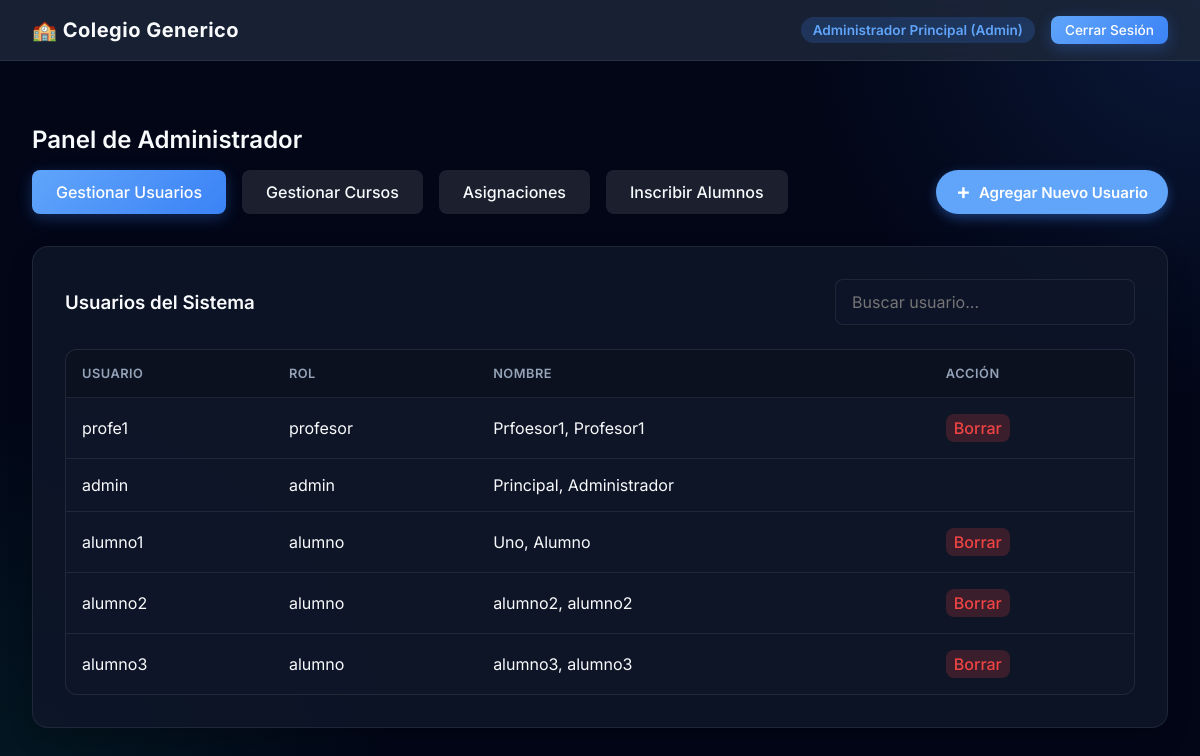
/index.php?action=dashboard (signed in), run on an earlier commit of the app's database.
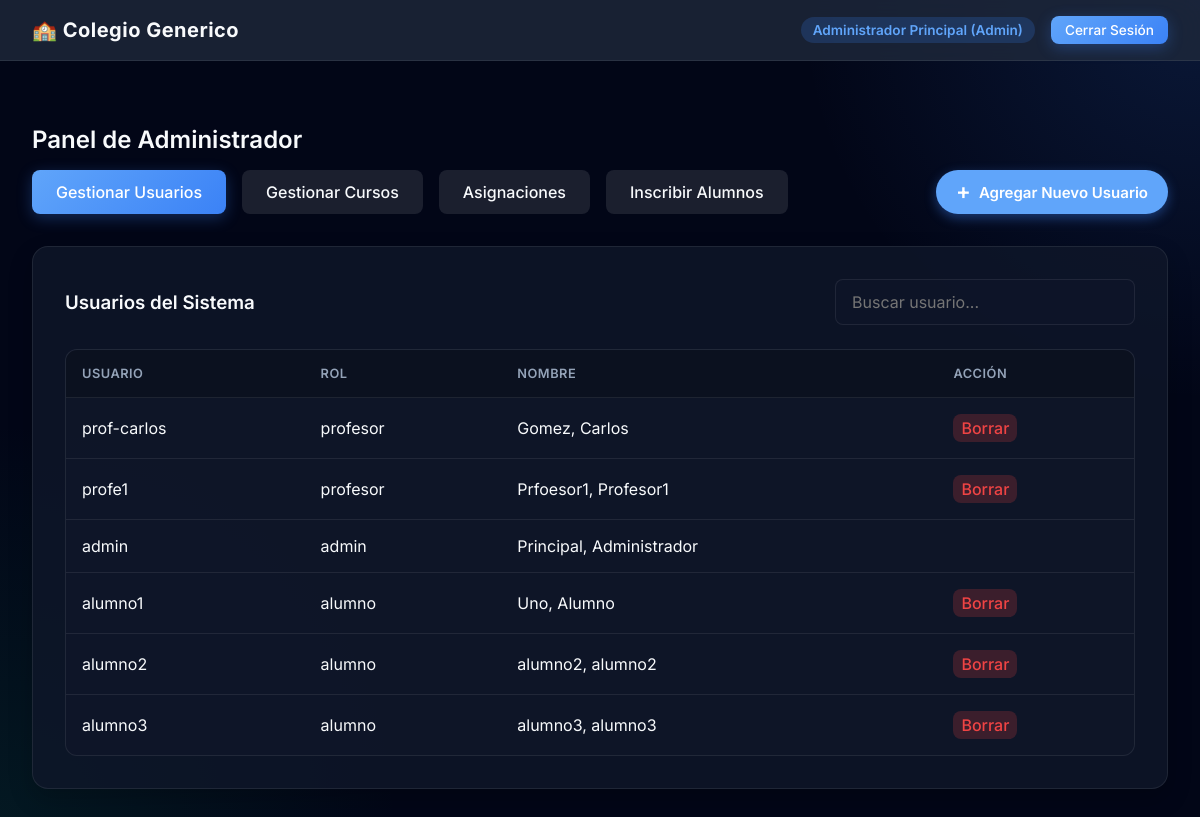
And on a later commit of the database.
### tables this page shows
CREATE TABLE users (
    id INTEGER PRIMARY KEY AUTOINCREMENT,
    username TEXT NOT NULL UNIQUE,
    password_hash TEXT NOT NULL,
    role TEXT NOT NULL CHECK(role IN ('admin', 'profesor', 'alumno')),
    nombre TEXT NOT NULL,
    apellido TEXT NOT NULL
);

### controllers/AdminController.php (called while the page is built, shortened)
<?php
require_once 'models/User.php';
class AdminController {
    public function dashboard() {
        $database = new Database();
        $db = $database->getConnection();
        $userModel = new User($db);
        $tab = $_GET['tab'] ?? 'users';
        $usersStmt = $userModel->getAllUsers();
        $users = $usersStmt->fetchAll(PDO::FETCH_ASSOC);
        require_once 'views/admin/dashboard.php';
    }
}
?>

### models/User.php (called while the page is built, shortened)
<?php
class User {
    private $conn;
    private $table_name = "users";
    public function __construct($db) {
        $this->conn = $db;
    }
    public function getAllUsers() {
        $query = "SELECT id, username, role, nombre, apellido FROM " . $this->table_name . " ORDER BY apellido ASC, nombre ASC";
        $stmt = $this->conn->prepare($query);
        $stmt->execute();
        return $stmt;
    }
}
?>

### views/admin/dashboard.php (the view, shortened to what this page needs)
<?php require_once 'views/layouts/header.php'; ?>
<div class="fade-in" style="margin-top: 2rem;">
    <h2>Panel de Administrador</h2>
    <div style="margin-bottom: 2rem; display: flex; gap: 1rem; align-items: center; width: 100%;">
        <a href="index.php?action=dashboard&tab=users" class="btn <?= $tab==='users'?'btn-primary':'' ?>" style="background: <?= $tab==='users'?'':'rgba(255,255,255,0.1)' ?>">Gestionar Usuarios</a>
        <a href="index.php?action=dashboard&tab=courses" class="btn <?= $tab==='courses'?'btn-primary':'' ?>" style="background: <?= $tab==='courses'?'':'rgba(255,255,255,0.1)' ?>">Gestionar Cursos</a>
        <a href="index.php?action=dashboard&tab=assignments" class="btn <?= $tab==='assignments'?'btn-primary':'' ?>" style="background: <?= $tab==='assignments'?'':'rgba(255,255,255,0.1)' ?>">Asignaciones</a>
        <a href="index.php?action=dashboard&tab=enrollments" class="btn <?= $tab==='enrollments'?'btn-primary':'' ?>" style="background: <?= $tab==='enrollments'?'':'rgba(255,255,255,0.1)' ?>">Inscribir Alumnos</a>
        <?php if($tab === 'users'): ?>
        <button id="fabBtn" onclick="openUserModal()" title="Agregar nuevo usuario" style="margin-left: auto; height: 44px; border-radius: 22px; padding: 0 20px; background: var(--accent-primary); color: white; font-size: 15px; font-weight: 600; border: none; cursor: pointer; box-shadow: 0 4px 12px rgba(59,130,246,0.4); display: flex; align-items: center; gap: 8px; justify-content: center; transition: transform 0.2s, background 0.2s; z-index: 10;">
            <span style="font-size: 22px; margin-top: -2px;">+</span>
            <span>Agregar Nuevo Usuario</span>
        </button>
        <?php endif; ?>
    </div>
    <?php if($tab === 'users'): ?>
    <div class="card">
        <div style="display: flex; justify-content: space-between; align-items: center; margin-bottom: 1rem; flex-wrap: wrap; gap: 10px;">
            <h3 style="margin: 0;">Usuarios del Sistema</h3>
            <input type="text" id="userFilter" onkeyup="filterUsers()" class="form-control" placeholder="Buscar usuario..." style="max-width: 300px;">
        </div>
        <div class="table-wrapper">
            <table id="userTable">
                <thead>
                    <tr><th>Usuario</th><th>Rol</th><th>Nombre</th><th>Acción</th></tr>
                </thead>
                <tbody>
                    <?php foreach($users as $u): ?>
                    <tr>
                        <td><?= htmlspecialchars($u['username']) ?></td>
                        <td><?= htmlspecialchars($u['role']) ?></td>
                        <td><?= htmlspecialchars($u['apellido'].', '.$u['nombre']) ?></td>
                        <td>
                            <?php if($u['id'] !== $_SESSION['user_id']): ?>
                            <button type="button" class="btn" style="background:rgba(239, 68, 68, 0.2); color:var(--danger); padding:4px 8px;" onclick="confirmUserDelete(<?= $u['id'] ?>)">Borrar</button>
                            <?php endif; ?>
                        </td>
                    </tr>
                    <?php endforeach; ?>
                </tbody>
            </table>
        </div>
    </div>
    <?php endif; ?>
</div>
<?php require_once 'views/layouts/footer.php'; ?>

What changed in the data, as far as the page shows it:
added users: username "prof-carlos", role "profesor", apellido+nombre "Gomez, Carlos"
